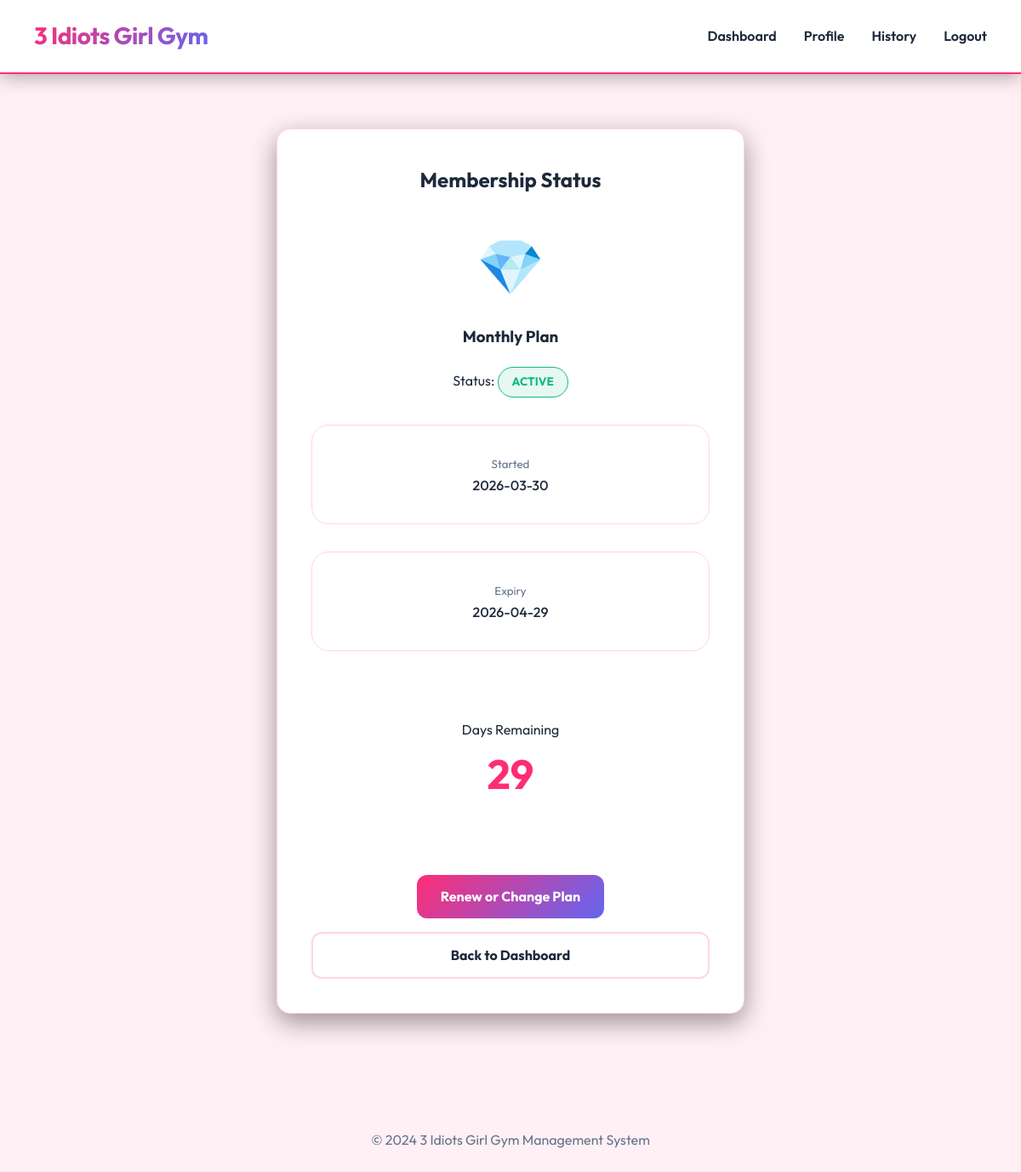
The app's page /membership_status (signed in) with its own data.
### tables this page shows
CREATE TABLE membership_plans (
    id INTEGER PRIMARY KEY AUTOINCREMENT,
    plan_name TEXT,
    duration_days INTEGER,
    price REAL
);

CREATE TABLE memberships (
    id INTEGER PRIMARY KEY AUTOINCREMENT,
    member_id INTEGER UNIQUE,
    plan_id INTEGER,
    start_date TEXT,
    end_date TEXT,
    FOREIGN KEY (member_id) REFERENCES members(id),
    FOREIGN KEY (plan_id) REFERENCES membership_plans(id)
);

### app.py (the view)
@app.route("/membership_status")
def membership_status():
    if "member_id" not in session:
        return redirect("/login")
    conn = get_db()
    membership = conn.execute("""
        SELECT m.*, p.plan_name, p.duration_days
        FROM memberships m
        JOIN membership_plans p ON m.plan_id = p.id
        WHERE m.member_id = ?
    """, (session["member_id"],)).fetchone()
    conn.close()
    remaining_days = None
    status = None
    if membership:
        today          = datetime.today().date()
        end_date       = datetime.strptime(membership["end_date"][:10], "%Y-%m-%d").date()
        remaining_days = (end_date - today).days
        status         = "Active" if remaining_days >= 0 else "Expired"
    return render_template(
        "membership_status.html",
        membership     = membership,
        status         = status,
        remaining_days = remaining_days
    )

### app.py (called while the page is built)
def get_db():
    conn = sqlite3.connect(DATABASE)
    conn.row_factory = sqlite3.Row
    return conn

### templates/membership_status.html (shortened to what this page needs)
{% extends "base.html" %}
{% block content %}
<div class="page-wrapper narrow">
  <div class="card text-center">
    <h2>Membership Status</h2>
    {% if membership %}
      <div style="margin: 2rem 0;">
        <div class="nav-icon" style="font-size: 4rem;">💎</div>
        <h3 style="margin-top: 1rem;">{{ membership['plan_name'] }} Plan</h3>
        <p class="mt-2">Status:
          {% if status == 'Active' %}
            <span class="pill pill-success">Active</span>
          {% else %}
            <span class="pill pill-danger">Expired</span>
          {% endif %}
        </p>
      </div>
      <div class="stats-grid">
        <div class="stat-card">
          <small class="text-muted">Started</small>
          <div style="font-weight: 500;">{{ membership['start_date'][:10] }}</div>
        </div>
        <div class="stat-card">
          <small class="text-muted">Expiry</small>
          <div style="font-weight: 500;">{{ membership['end_date'][:10] }}</div>
        </div>
      </div>
      {% if remaining_days is not none %}
        <div class="card mt-3" style="background-color: var(--light-color); box-shadow: none; border: 1px solid var(--border-color);">
          <div class="stat-label">Days Remaining</div>
          <div style="font-size: 3rem; font-weight: bold; color: var(--primary-color);">{{ remaining_days if remaining_days >= 0 else 0 }}</div>
        </div>
      {% endif %}
      <div class="mt-4">
        <a href="/membership" class="btn btn-primary">Renew or Change Plan</a>
      </div>
    {% endif %}
    <div class="mt-3">
      <a href="/dashboard" class="btn btn-outline btn-full" style="text-align: center;">Back to Dashboard</a>
    </div>
  </div>
</div>
{% endblock %}

### static/style.css (style rules this page uses)
:root { --primary-color: #ff2d75; --primary-hover: #e02568; --secondary-color: #6366f1; --success-color: #10b981; --danger-color: #f43f5e; --warning-color: #f59e0b; --info-color: #0ea5e9; --dark-color: #1e293b; --nav-bg: #ffffff; --body-bg: #fff0f5; --card-bg: #ffffff; --card-border: #ffd6e0; --text-main: #1e293b; --text-muted: #64748b; --accent-gradient: linear-gradient(135deg, #ff2d75 0%, #6366f1 100%); }
* { box-sizing: border-box; margin: 0; padding: 0; }
body { font-family: 'Outfit', sans-serif; background-color: var(--body-bg); color: var(--text-main); line-height: 1.6; }
.page-wrapper { padding: 1rem 0; }
.page-wrapper.narrow { max-width: 550px; margin: auto; }
.card { background-color: var(--card-bg); padding: 2.5rem; border-radius: 16px; border: 1px solid var(--card-border); box-shadow: 0 10px 30px rgba(0, 0, 0, 0.4); margin-bottom: 2.5rem; }
h1, h2, h3 { margin-bottom: 1.25rem; font-weight: 700; }
.text-center { text-align: center; }
.text-muted { color: var(--text-muted); }
.btn { display: inline-block; padding: 0.8rem 1.75rem; border: none; border-radius: 12px; cursor: pointer; text-decoration: none; font-size: 1rem; font-weight: 700; transition: all 0.3s ease; text-align: center; }
.btn-primary { background: var(--accent-gradient); color: #fff; }
.btn-outline { background-color: transparent; border: 2px solid var(--card-border); color: var(--text-main); }
.btn-full { width: 100%; display: block; margin-top: 1rem; }
.pill { display: inline-block; padding: 0.4rem 1rem; border-radius: 50px; font-size: 0.85rem; font-weight: 700; text-transform: uppercase; border-width: 1px; border-style: solid; }
.pill-success { background-color: rgba(16, 185, 129, 0.1); color: #10b981; border-color: #10b981; }
.stats-grid, .nav-grid { display: grid; grid-template-columns: repeat(auto-fit, minmax(260px, 1fr)); gap: 2rem; margin-bottom: 2.5rem; }
.stat-card, .nav-card { padding: 2rem; border: 1px solid var(--card-border); border-radius: 20px; background-color: var(--card-bg); text-align: center; transition: all 0.3s ease; cursor: pointer; }
.nav-icon { font-size: 2.5rem; margin-bottom: 1rem; display: block; }
.mt-3 { margin-top: 1rem; }
.mt-4 { margin-top: 2rem; }

### records on screen
membership_plans: plan_name "Monthly"
memberships: start_date "2026-03-30", end_date "2026-04-29"

### other values on screen
{{ remaining_days if remaining_days >= 0 else 0 }} "29"
